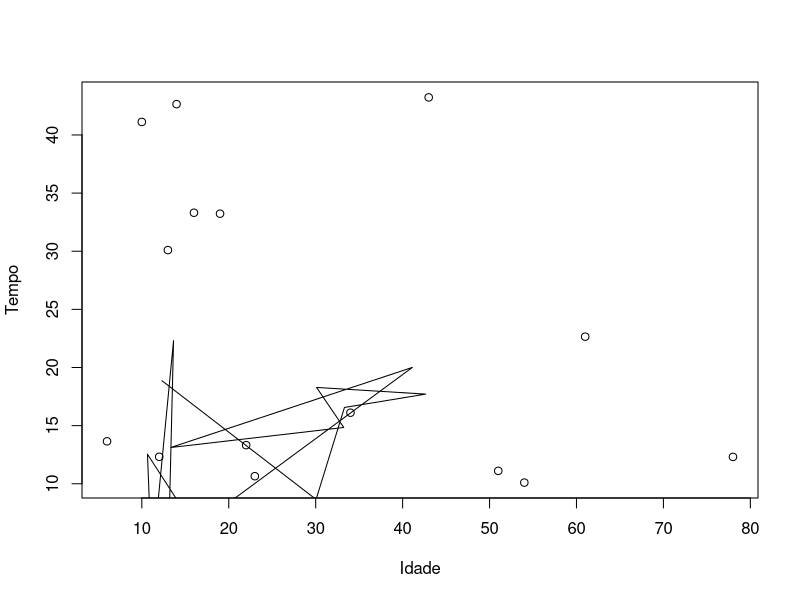
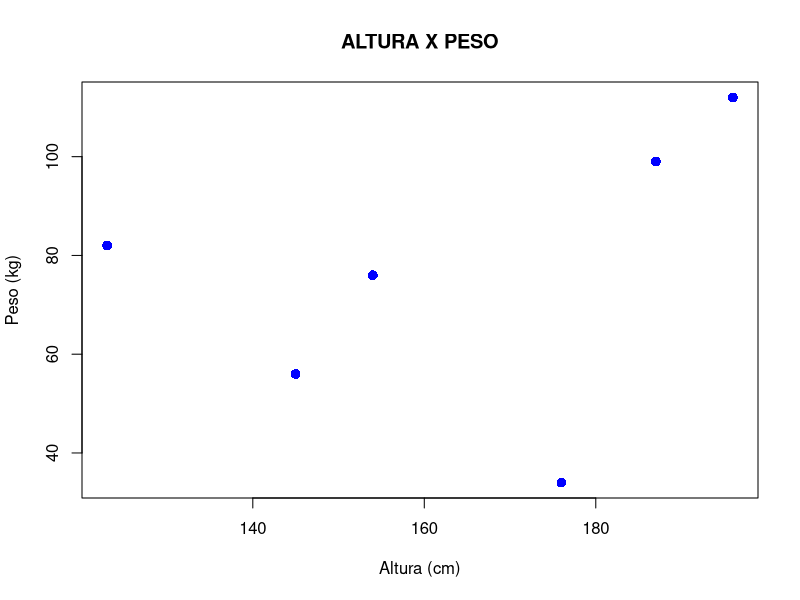
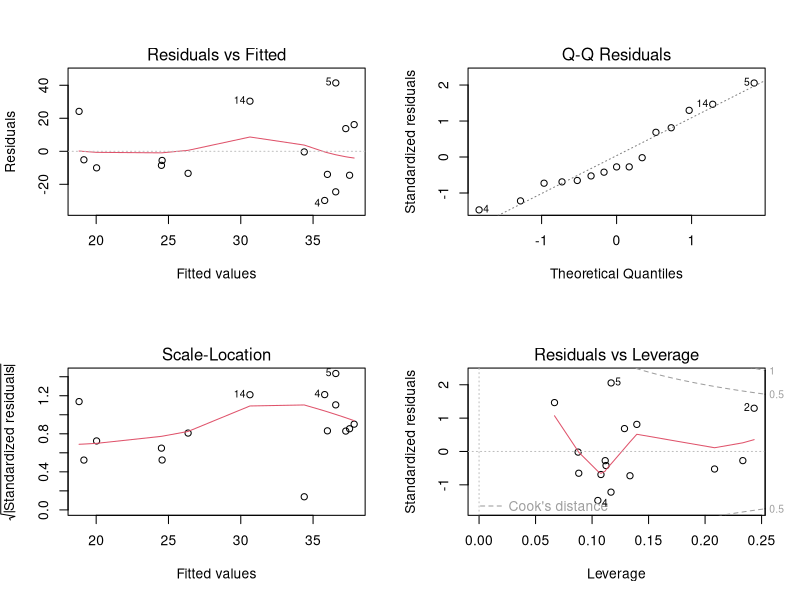

The R source for these figures, in order:
# Regressão linear 

# Pesquisa de dados sobre idade e reação

# Criando dados
Idade <- c(12, 43, 54, 6, 78, 23, 34, 10, 22, 19, 13, 14, 16, 61, 51)
Tempo <- c(12.32, 43.23, 10.10, 13.65, 12.31, 10.65, 16.11, 41.12,
           13.32, 33.23, 30.10, 42.65, 33.31, 22.65, 11.11)

# Grafico de dispersão
plot(Idade, Tempo, xlab = 'Idade', ylab = 'Tempo')

# Criando o Modelo 
modelo <- lm (Idade ~ Tempo)
modelo

# Ajustando parametro negativo
reta <- 25.75 - 0.5742 * Idade
lines(Tempo,reta)

# Relação entre peso e altura
altura <- c(123,176,145,187,196,154)
peso <- c(82, 34, 56, 99, 112, 76)

plot(altura, peso, pch = 16, cex = 1.3, col = 'blue',
     main = "ALTURA X PESO",
     xlab = 'Altura (cm)',
     ylab = 'Peso (kg)')

# Criando o modelo 
new_modelo <-lm(altura ~ peso)
summary(new_modelo)

# Prevendo possiveis resultados usando predict
previsao <- predict(new_modelo)
previsao

abline(new_modelo)

# Tamanho das amostras de dados
num <- length(altura)
num

# Valores Residuais
for (k in 1:num) {
   lines(c(peso[k],peso[k]), c(altura[k],previsao[k]))
}

# Distribuição de residuos
par(mfrow = c(2,2))
plot(modelo)